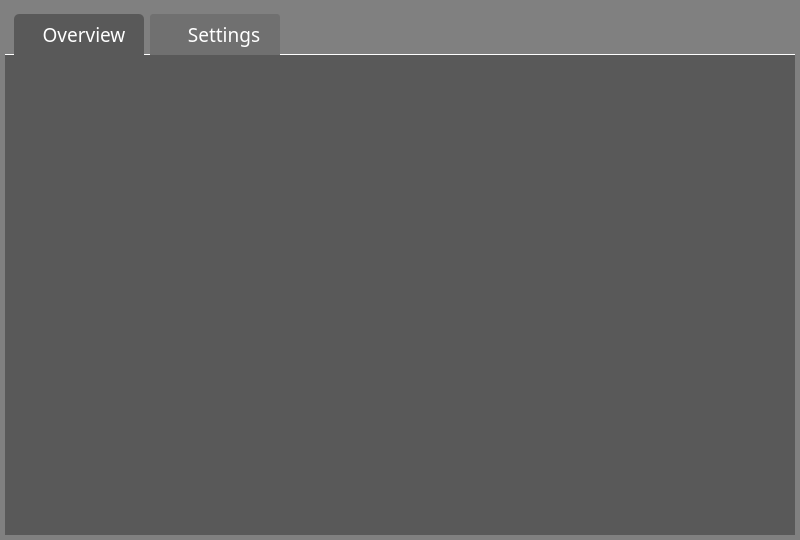
<?xml version="1.0" encoding="UTF-8"?>
<ui version="4.0">
 <class>Main</class>
 <widget class="QMainWindow" name="Main">
  <property name="geometry">
   <rect>
    <x>0</x>
    <y>0</y>
    <width>800</width>
    <height>540</height>
   </rect>
  </property>
  <property name="windowTitle">
   <string>NexusRFIDReader</string>
  </property>
  <widget class="QWidget" name="centralwidget">
   <property name="minimumSize">
    <size>
     <width>800</width>
     <height>540</height>
    </size>
   </property>
   <property name="maximumSize">
    <size>
     <width>800</width>
     <height>540</height>
    </size>
   </property>
   <property name="styleSheet">
    <string notr="true">#centralwidget{
background-color: #808080;
}</string>
   </property>
   <layout class="QVBoxLayout" name="verticalLayout">
    <property name="spacing">
     <number>0</number>
    </property>
    <property name="leftMargin">
     <number>5</number>
    </property>
    <property name="topMargin">
     <number>5</number>
    </property>
    <property name="rightMargin">
     <number>5</number>
    </property>
    <property name="bottomMargin">
     <number>5</number>
    </property>
    <item>
     <widget class="QWidget" name="header" native="true">
      <property name="minimumSize">
       <size>
        <width>0</width>
        <height>50</height>
       </size>
      </property>
      <property name="maximumSize">
       <size>
        <width>16777215</width>
        <height>60</height>
       </size>
      </property>
      <property name="styleSheet">
       <string notr="true">#header {
  background-color: #808080;
  border-top-right-radius: 3px;
  border-top-left-radius: 3px;
  border-bottom: 1px solid #FFFFFF;
}</string>
      </property>
      <layout class="QHBoxLayout" name="horizontalLayout">
       <property name="bottomMargin">
        <number>0</number>
       </property>
       <item>
        <widget class="QToolButton" name="btn_overview">
         <property name="sizePolicy">
          <sizepolicy hsizetype="Fixed" vsizetype="Preferred">
           <horstretch>0</horstretch>
           <verstretch>0</verstretch>
          </sizepolicy>
         </property>
         <property name="minimumSize">
          <size>
           <width>130</width>
           <height>0</height>
          </size>
         </property>
         <property name="font">
          <font>
           <family>Gilroy</family>
           <pointsize>14</pointsize>
          </font>
         </property>
         <property name="styleSheet">
          <string notr="true">color: #FFFFFF;
background-color: #595959;
border-top-right-radius: 5px;
border-top-left-radius: 5px;
padding-left: 10px;</string>
         </property>
         <property name="text">
          <string> Overview </string>
         </property>
         <property name="icon">
          <iconset resource="pl.qrc">
           <normaloff>:/img/img/home.png</normaloff>:/img/img/home.png</iconset>
         </property>
         <property name="iconSize">
          <size>
           <width>24</width>
           <height>24</height>
          </size>
         </property>
         <property name="toolButtonStyle">
          <enum>Qt::ToolButtonStyle::ToolButtonTextBesideIcon</enum>
         </property>
        </widget>
       </item>
       <item>
        <widget class="QToolButton" name="btn_settings">
         <property name="sizePolicy">
          <sizepolicy hsizetype="Fixed" vsizetype="Preferred">
           <horstretch>0</horstretch>
           <verstretch>0</verstretch>
          </sizepolicy>
         </property>
         <property name="minimumSize">
          <size>
           <width>130</width>
           <height>0</height>
          </size>
         </property>
         <property name="font">
          <font>
           <family>Gilroy</family>
           <pointsize>14</pointsize>
          </font>
         </property>
         <property name="styleSheet">
          <string notr="true">color: #FFFFFF;
border: none;
border-top-right-radius: 3px;
border-top-left-radius: 3px;
background-color: #707070;
padding-left: 18px;</string>
         </property>
         <property name="text">
          <string>Settings</string>
         </property>
         <property name="icon">
          <iconset resource="pl.qrc">
           <normaloff>:/img/img/gear-48.png</normaloff>:/img/img/gear-48.png</iconset>
         </property>
         <property name="iconSize">
          <size>
           <width>24</width>
           <height>24</height>
          </size>
         </property>
         <property name="toolButtonStyle">
          <enum>Qt::ToolButtonStyle::ToolButtonTextBesideIcon</enum>
         </property>
        </widget>
       </item>
       <item>
        <spacer name="horizontalSpacer">
         <property name="orientation">
          <enum>Qt::Orientation::Horizontal</enum>
         </property>
         <property name="sizeHint" stdset="0">
          <size>
           <width>181</width>
           <height>20</height>
          </size>
         </property>
        </spacer>
       </item>
      </layout>
     </widget>
    </item>
    <item>
     <widget class="QStackedWidget" name="stack">
      <property name="styleSheet">
       <string notr="true">background-color: #595959;</string>
      </property>
      <property name="currentIndex">
       <number>-1</number>
      </property>
     </widget>
    </item>
   </layout>
  </widget>
 </widget>
 <resources>
  <include location="pl.qrc"/>
 </resources>
 <connections/>
</ui>
